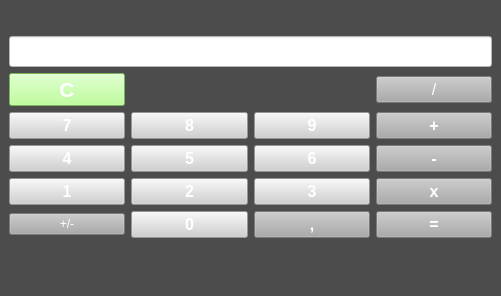
<?xml version="1.0" encoding="UTF-8"?>
<ui version="4.0">
 <class>MainWindow</class>
 <widget class="QMainWindow" name="MainWindow">
  <property name="geometry">
   <rect>
    <x>0</x>
    <y>0</y>
    <width>501</width>
    <height>296</height>
   </rect>
  </property>
  <property name="windowTitle">
   <string>SimpleCalculator</string>
  </property>
  <property name="styleSheet">
   <string notr="true">background-color: rgb(76, 76, 76);</string>
  </property>
  <widget class="QWidget" name="centralwidget">
   <layout class="QGridLayout" name="gridLayout_2">
    <item row="0" column="0">
     <layout class="QVBoxLayout" name="verticalLayout_4">
      <item>
       <widget class="QLineEdit" name="lineEdit">
        <property name="font">
         <font>
          <pointsize>14</pointsize>
         </font>
        </property>
        <property name="styleSheet">
         <string notr="true">background-color: rgb(255, 255, 255);
color: rgb(66, 66, 66);</string>
        </property>
        <property name="maxLength">
         <number>32767</number>
        </property>
       </widget>
      </item>
      <item>
       <layout class="QGridLayout" name="gridLayout">
        <item row="3" column="3">
         <widget class="QPushButton" name="pushButton_12">
          <property name="font">
           <font>
            <pointsize>12</pointsize>
            <bold>true</bold>
           </font>
          </property>
          <property name="styleSheet">
           <string notr="true">background-color: rgb(171, 171, 171);
color: rgb(255, 255, 255);</string>
          </property>
          <property name="text">
           <string>-</string>
          </property>
         </widget>
        </item>
        <item row="8" column="3">
         <widget class="QPushButton" name="pushButton_13">
          <property name="font">
           <font>
            <pointsize>12</pointsize>
            <bold>true</bold>
           </font>
          </property>
          <property name="styleSheet">
           <string notr="true">background-color: rgb(171, 171, 171);
color: rgb(255, 255, 255);</string>
          </property>
          <property name="text">
           <string>x</string>
          </property>
         </widget>
        </item>
        <item row="8" column="1">
         <widget class="QPushButton" name="pushButton_8">
          <property name="font">
           <font>
            <pointsize>12</pointsize>
            <bold>true</bold>
           </font>
          </property>
          <property name="styleSheet">
           <string notr="true">background-color: rgb(208, 208, 208);
color: rgb(255, 255, 255);
</string>
          </property>
          <property name="text">
           <string>2</string>
          </property>
         </widget>
        </item>
        <item row="8" column="0">
         <widget class="QPushButton" name="pushButton_7">
          <property name="font">
           <font>
            <pointsize>12</pointsize>
            <bold>true</bold>
           </font>
          </property>
          <property name="styleSheet">
           <string notr="true">background-color: rgb(208, 208, 208);
color: rgb(255, 255, 255);
</string>
          </property>
          <property name="text">
           <string>1</string>
          </property>
         </widget>
        </item>
        <item row="3" column="1">
         <widget class="QPushButton" name="pushButton_4">
          <property name="font">
           <font>
            <pointsize>12</pointsize>
            <bold>true</bold>
           </font>
          </property>
          <property name="styleSheet">
           <string notr="true">background-color: rgb(208, 208, 208);
color: rgb(255, 255, 255);
</string>
          </property>
          <property name="text">
           <string>5</string>
          </property>
         </widget>
        </item>
        <item row="2" column="2">
         <widget class="QPushButton" name="pushButton_3">
          <property name="font">
           <font>
            <pointsize>12</pointsize>
            <bold>true</bold>
           </font>
          </property>
          <property name="styleSheet">
           <string notr="true">background-color: rgb(208, 208, 208);
color: rgb(255, 255, 255);
</string>
          </property>
          <property name="text">
           <string>9</string>
          </property>
         </widget>
        </item>
        <item row="8" column="2">
         <widget class="QPushButton" name="pushButton_9">
          <property name="font">
           <font>
            <pointsize>12</pointsize>
            <bold>true</bold>
           </font>
          </property>
          <property name="styleSheet">
           <string notr="true">background-color: rgb(208, 208, 208);
color: rgb(255, 255, 255);
</string>
          </property>
          <property name="text">
           <string>3</string>
          </property>
         </widget>
        </item>
        <item row="10" column="2">
         <widget class="QPushButton" name="pushButton_15">
          <property name="font">
           <font>
            <pointsize>12</pointsize>
            <bold>true</bold>
           </font>
          </property>
          <property name="styleSheet">
           <string notr="true">background-color: rgb(171, 171, 171);
color: rgb(255, 255, 255);</string>
          </property>
          <property name="text">
           <string>,</string>
          </property>
         </widget>
        </item>
        <item row="10" column="1">
         <widget class="QPushButton" name="pushButton_10">
          <property name="font">
           <font>
            <pointsize>12</pointsize>
            <bold>true</bold>
           </font>
          </property>
          <property name="styleSheet">
           <string notr="true">background-color: rgb(208, 208, 208);
color: rgb(255, 255, 255);
</string>
          </property>
          <property name="text">
           <string>0</string>
          </property>
         </widget>
        </item>
        <item row="2" column="3">
         <widget class="QPushButton" name="pushButton_11">
          <property name="font">
           <font>
            <pointsize>12</pointsize>
            <bold>true</bold>
           </font>
          </property>
          <property name="styleSheet">
           <string notr="true">background-color: rgb(171, 171, 171);
color: rgb(255, 255, 255);</string>
          </property>
          <property name="text">
           <string>+</string>
          </property>
         </widget>
        </item>
        <item row="2" column="0">
         <widget class="QPushButton" name="pushButton">
          <property name="font">
           <font>
            <pointsize>12</pointsize>
            <bold>true</bold>
           </font>
          </property>
          <property name="styleSheet">
           <string notr="true">background-color: rgb(208, 208, 208);
color: rgb(255, 255, 255);
</string>
          </property>
          <property name="text">
           <string>7</string>
          </property>
         </widget>
        </item>
        <item row="10" column="3">
         <widget class="QPushButton" name="pushButton_14">
          <property name="font">
           <font>
            <pointsize>12</pointsize>
            <bold>true</bold>
           </font>
          </property>
          <property name="styleSheet">
           <string notr="true">background-color: rgb(171, 171, 171);
color: rgb(255, 255, 255);</string>
          </property>
          <property name="text">
           <string>=</string>
          </property>
         </widget>
        </item>
        <item row="3" column="2">
         <widget class="QPushButton" name="pushButton_6">
          <property name="font">
           <font>
            <pointsize>12</pointsize>
            <bold>true</bold>
           </font>
          </property>
          <property name="styleSheet">
           <string notr="true">background-color: rgb(208, 208, 208);
color: rgb(255, 255, 255);
</string>
          </property>
          <property name="text">
           <string>6</string>
          </property>
         </widget>
        </item>
        <item row="1" column="0">
         <widget class="QPushButton" name="pushButton_17">
          <property name="font">
           <font>
            <pointsize>16</pointsize>
            <bold>true</bold>
           </font>
          </property>
          <property name="styleSheet">
           <string notr="true">background-color: rgb(170, 255, 127);
color: rgb(255, 255, 255);</string>
          </property>
          <property name="text">
           <string>C</string>
          </property>
         </widget>
        </item>
        <item row="2" column="1">
         <widget class="QPushButton" name="pushButton_2">
          <property name="font">
           <font>
            <pointsize>12</pointsize>
            <bold>true</bold>
           </font>
          </property>
          <property name="styleSheet">
           <string notr="true">background-color: rgb(208, 208, 208);
color: rgb(255, 255, 255);
</string>
          </property>
          <property name="text">
           <string>8</string>
          </property>
         </widget>
        </item>
        <item row="3" column="0">
         <widget class="QPushButton" name="pushButton_5">
          <property name="font">
           <font>
            <pointsize>12</pointsize>
            <bold>true</bold>
           </font>
          </property>
          <property name="styleSheet">
           <string notr="true">background-color: rgb(208, 208, 208);
color: rgb(255, 255, 255);
</string>
          </property>
          <property name="text">
           <string>4</string>
          </property>
         </widget>
        </item>
        <item row="10" column="0">
         <widget class="QPushButton" name="pushButton_16">
          <property name="styleSheet">
           <string notr="true">background-color: rgb(171, 171, 171);
color: rgb(255, 255, 255);</string>
          </property>
          <property name="text">
           <string>+/-</string>
          </property>
         </widget>
        </item>
        <item row="1" column="3">
         <widget class="QPushButton" name="pushButton_18">
          <property name="font">
           <font>
            <pointsize>12</pointsize>
           </font>
          </property>
          <property name="styleSheet">
           <string notr="true">background-color: rgb(171, 171, 171);
color: rgb(255, 255, 255);</string>
          </property>
          <property name="text">
           <string>/</string>
          </property>
         </widget>
        </item>
       </layout>
      </item>
     </layout>
    </item>
   </layout>
  </widget>
  <widget class="QMenuBar" name="menubar">
   <property name="geometry">
    <rect>
     <x>0</x>
     <y>0</y>
     <width>501</width>
     <height>22</height>
    </rect>
   </property>
  </widget>
  <widget class="QStatusBar" name="statusbar"/>
 </widget>
 <resources/>
 <connections>
  <connection>
   <sender>pushButton_17</sender>
   <signal>clicked()</signal>
   <receiver>MainWindow</receiver>
   <slot>add_clear()</slot>
   <hints>
    <hint type="sourcelabel">
     <x>20</x>
     <y>97</y>
    </hint>
    <hint type="destinationlabel">
     <x>15</x>
     <y>260</y>
    </hint>
   </hints>
  </connection>
  <connection>
   <sender>pushButton</sender>
   <signal>clicked()</signal>
   <receiver>MainWindow</receiver>
   <slot>add7()</slot>
   <hints>
    <hint type="sourcelabel">
     <x>29</x>
     <y>133</y>
    </hint>
    <hint type="destinationlabel">
     <x>35</x>
     <y>267</y>
    </hint>
   </hints>
  </connection>
  <connection>
   <sender>pushButton_5</sender>
   <signal>clicked()</signal>
   <receiver>MainWindow</receiver>
   <slot>add4()</slot>
   <hints>
    <hint type="sourcelabel">
     <x>91</x>
     <y>175</y>
    </hint>
    <hint type="destinationlabel">
     <x>86</x>
     <y>264</y>
    </hint>
   </hints>
  </connection>
  <connection>
   <sender>pushButton_7</sender>
   <signal>clicked()</signal>
   <receiver>MainWindow</receiver>
   <slot>add1()</slot>
   <hints>
    <hint type="sourcelabel">
     <x>102</x>
     <y>205</y>
    </hint>
    <hint type="destinationlabel">
     <x>103</x>
     <y>260</y>
    </hint>
   </hints>
  </connection>
  <connection>
   <sender>pushButton_10</sender>
   <signal>clicked()</signal>
   <receiver>MainWindow</receiver>
   <slot>add0()</slot>
   <hints>
    <hint type="sourcelabel">
     <x>193</x>
     <y>247</y>
    </hint>
    <hint type="destinationlabel">
     <x>196</x>
     <y>260</y>
    </hint>
   </hints>
  </connection>
  <connection>
   <sender>pushButton_8</sender>
   <signal>clicked()</signal>
   <receiver>MainWindow</receiver>
   <slot>add2()</slot>
   <hints>
    <hint type="sourcelabel">
     <x>214</x>
     <y>209</y>
    </hint>
    <hint type="destinationlabel">
     <x>226</x>
     <y>269</y>
    </hint>
   </hints>
  </connection>
  <connection>
   <sender>pushButton_16</sender>
   <signal>clicked()</signal>
   <receiver>MainWindow</receiver>
   <slot>cSign()</slot>
   <hints>
    <hint type="sourcelabel">
     <x>112</x>
     <y>239</y>
    </hint>
    <hint type="destinationlabel">
     <x>147</x>
     <y>270</y>
    </hint>
   </hints>
  </connection>
  <connection>
   <sender>pushButton_15</sender>
   <signal>clicked()</signal>
   <receiver>MainWindow</receiver>
   <slot>add_dot()</slot>
   <hints>
    <hint type="sourcelabel">
     <x>272</x>
     <y>248</y>
    </hint>
    <hint type="destinationlabel">
     <x>276</x>
     <y>266</y>
    </hint>
   </hints>
  </connection>
  <connection>
   <sender>pushButton_9</sender>
   <signal>clicked()</signal>
   <receiver>MainWindow</receiver>
   <slot>add3()</slot>
   <hints>
    <hint type="sourcelabel">
     <x>326</x>
     <y>202</y>
    </hint>
    <hint type="destinationlabel">
     <x>345</x>
     <y>269</y>
    </hint>
   </hints>
  </connection>
  <connection>
   <sender>pushButton_13</sender>
   <signal>clicked()</signal>
   <receiver>MainWindow</receiver>
   <slot>cMult()</slot>
   <hints>
    <hint type="sourcelabel">
     <x>387</x>
     <y>214</y>
    </hint>
    <hint type="destinationlabel">
     <x>397</x>
     <y>264</y>
    </hint>
   </hints>
  </connection>
  <connection>
   <sender>pushButton_14</sender>
   <signal>clicked()</signal>
   <receiver>MainWindow</receiver>
   <slot>cEqual()</slot>
   <hints>
    <hint type="sourcelabel">
     <x>453</x>
     <y>243</y>
    </hint>
    <hint type="destinationlabel">
     <x>451</x>
     <y>269</y>
    </hint>
   </hints>
  </connection>
  <connection>
   <sender>pushButton_12</sender>
   <signal>clicked()</signal>
   <receiver>MainWindow</receiver>
   <slot>cMinus()</slot>
   <hints>
    <hint type="sourcelabel">
     <x>468</x>
     <y>180</y>
    </hint>
    <hint type="destinationlabel">
     <x>468</x>
     <y>264</y>
    </hint>
   </hints>
  </connection>
  <connection>
   <sender>pushButton_11</sender>
   <signal>clicked()</signal>
   <receiver>MainWindow</receiver>
   <slot>cPlus()</slot>
   <hints>
    <hint type="sourcelabel">
     <x>477</x>
     <y>131</y>
    </hint>
    <hint type="destinationlabel">
     <x>487</x>
     <y>259</y>
    </hint>
   </hints>
  </connection>
  <connection>
   <sender>pushButton_2</sender>
   <signal>clicked()</signal>
   <receiver>MainWindow</receiver>
   <slot>add8()</slot>
   <hints>
    <hint type="sourcelabel">
     <x>145</x>
     <y>125</y>
    </hint>
    <hint type="destinationlabel">
     <x>138</x>
     <y>86</y>
    </hint>
   </hints>
  </connection>
  <connection>
   <sender>pushButton_4</sender>
   <signal>clicked()</signal>
   <receiver>MainWindow</receiver>
   <slot>add5()</slot>
   <hints>
    <hint type="sourcelabel">
     <x>162</x>
     <y>167</y>
    </hint>
    <hint type="destinationlabel">
     <x>162</x>
     <y>83</y>
    </hint>
   </hints>
  </connection>
  <connection>
   <sender>pushButton_6</sender>
   <signal>clicked()</signal>
   <receiver>MainWindow</receiver>
   <slot>add6()</slot>
   <hints>
    <hint type="sourcelabel">
     <x>278</x>
     <y>160</y>
    </hint>
    <hint type="destinationlabel">
     <x>263</x>
     <y>83</y>
    </hint>
   </hints>
  </connection>
  <connection>
   <sender>pushButton_3</sender>
   <signal>clicked()</signal>
   <receiver>MainWindow</receiver>
   <slot>add9()</slot>
   <hints>
    <hint type="sourcelabel">
     <x>327</x>
     <y>123</y>
    </hint>
    <hint type="destinationlabel">
     <x>312</x>
     <y>82</y>
    </hint>
   </hints>
  </connection>
  <connection>
   <sender>pushButton_18</sender>
   <signal>clicked()</signal>
   <receiver>MainWindow</receiver>
   <slot>cDiv()</slot>
   <hints>
    <hint type="sourcelabel">
     <x>396</x>
     <y>96</y>
    </hint>
    <hint type="destinationlabel">
     <x>349</x>
     <y>77</y>
    </hint>
   </hints>
  </connection>
 </connections>
 <slots>
  <slot>add0()</slot>
  <slot>add1()</slot>
  <slot>add2()</slot>
  <slot>add3()</slot>
  <slot>add4()</slot>
  <slot>add5()</slot>
  <slot>add6()</slot>
  <slot>add7()</slot>
  <slot>add8()</slot>
  <slot>add9()</slot>
  <slot>add_clear()</slot>
  <slot>cMinus()</slot>
  <slot>cPlus()</slot>
  <slot>cMult()</slot>
  <slot>cDiv()</slot>
  <slot>add_dot()</slot>
  <slot>cSign()</slot>
  <slot>cEqual()</slot>
 </slots>
</ui>
